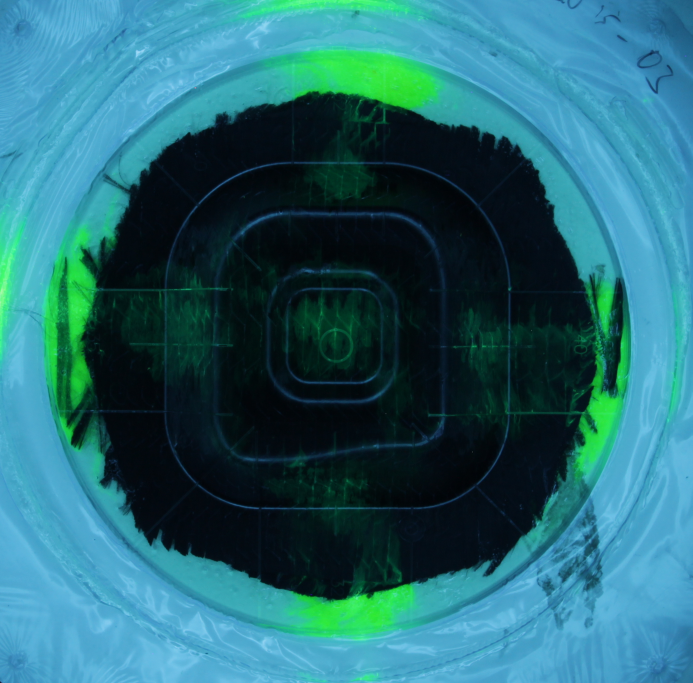
%> input picture img_process/20150714_03_cut.JPG, 2077 x 2049 px (shown at 1/3 size); its folder holds only this picture in this run
$ octave Analysis_v3.m   (GNU Octave 9; MATLAB toolbox functions it lacks are replaced by stand-ins)
%> lines starting %> are read from the running program, lines starting %| are printed output that depends on the picture
### ReadImgs.m
 function [X,img] = ReadImgs(Folder,ImgType)
%> called with Folder = 'img_process', ImgType = '*.JPG'
 %   JM: 16.07.2015
 %   Laden aller Bilder im Entsprechenden Ordner

    Imgsdir = dir([Folder '/' ImgType]);

    for i = 1:length(Imgsdir)
    img{i} = imread([Folder '/' Imgsdir(i).name]);
    end

    X = length(Imgsdir);

end

### ReduceImgs.m
function [ Output_ImageArray ] = ReduceImgs( Input_ImageArray, px_length )
%ReduceImgs Summary of this function goes here
%   JM: 16.07.2015
%   Bilder Kleinrechnen. L鋘gste Kante wird angegeben. Verh鋖tnis bleibt
%   bestehen!

%Preallocate Memory!
%Output_ImageArray = zeros()

for i=1:length(Input_ImageArray)
N1 = px_length;
[height, width, ~] = size(Input_ImageArray(i));
N2 = N1*height/width;
N2 = uint64(N2);
Output_ImageArray{i} = imresize(Input_ImageArray{i}, [N2 N1], 'lanczos3'); %Resize Picture
end

end

### GeneratePlot.m
function [] = GeneratePlot( Input )
%GeneratePlot Summary of this function goes here
%   JM: 16.07.2015
%   Generiert Vergleichsplot aller 黚ergebenen Matrixen in der
%   Bilddarstellung

    [vertikal_number, horizontal_number] = size(Input);

    figure;

    for i = 1:vertikal_number
        for j = 1:horizontal_number
            subplot(vertikal_number, horizontal_number,j+i*4-4);
            imagesc(cell2mat(Input(i,j)));
            axis equal;
        end
    end

end

### Analysis_v3.m
% Johannes Maierhofer       TIP         09.07.2015
% Ergaenzung PBockelmann Idealimpraegnierung 12.07.2015
% Anpassung PBockelmann an Versuche vom 14.07.2015
% JM: 16.07.2015 - Speicherung der Werte als .mat-file
%                - Bilder in Array. Dynamische Anpassung der Bildanzahl
%                - kleine Verbesserungen
%               - ToDo:         - Bildname mitnehmen,
%                                   um Ergebnisse eindeutig
%                               - Barplots - Funktion
%                               - Globalen Wert definieren
%                               - Positionscharakteristic aufnehmen


clear all;
clc;

%% Parameter

 Folder_images = 'img_process';
 Folder_results = 'results';
 ImgType = '*.JPG';

 % QKleinrechnen = input('Bilder Kleinrechnen? 0 = Nein, 1 = Ja ');
 QKleinrechnen = 1;
 max_px_width = 2048;

 hueThresholdLow = 0.25; %Einstellung Johannes: 0.25 - 0.45
 hueThresholdHigh = 0.5;
%% Bild einlesen, (Kleinrechnen)
[Number_imgs, ImageArray] = ReadImgs(Folder_images,ImgType);
%> Number_imgs = 1; ImageArray = 1 item
if QKleinrechnen == 1
ImageArray = ReduceImgs(ImageArray, max_px_width);
%> the loop in ReduceImgs, `for i=1:length(Input_ImageArray)` made 1 pass
%> (N1, height, width, N2) on pass 1: (2048, 1, 1, 2048)
end

%% Convert RGB image to HSV
% Extract out the H, S, and V images individually

%ToDo: Preallocate Memory

for i = 1:Number_imgs
hsvImageArray{i} = rgb2hsv(ImageArray{i});
hImageArray{i} = hsvImageArray{i}(:,:,1);
sImageArray{i} = hsvImageArray{i}(:,:,2);
vImageArray{i} = hsvImageArray{i}(:,:,3);
end
%> this loop made 1 pass
%> after the loop, hImageArray = 1 item; hsvImageArray = 1 item; sImageArray = 1 item; vImageArray = 1 item


    % Maskieren der interessanten Bereiche

    for i = 1:Number_imgs
    hueMask{i} = (hImageArray{i} >= hueThresholdLow) & (hImageArray{i} <= hueThresholdHigh);
    hs_Value{i} = hueMask{i}.*(ones(size(hImageArray{i}))-sImageArray{i});
    end
%> after the loop, hs_Value = 1 item; hueMask = 1 item

    %% Darstellung der eingelesenen Bilder
    %% Vergleichsfl鋍hen ermitteln

    GeneratePlot([ImageArray; hueMask; hs_Value]);
%> in GeneratePlot, `[vertikal_number, horizontal_number] = size(Input);`: vertikal_number = 3; horizontal_number = 1
%> the loop in GeneratePlot, `for i = 1:vertikal_number` made 3 passes
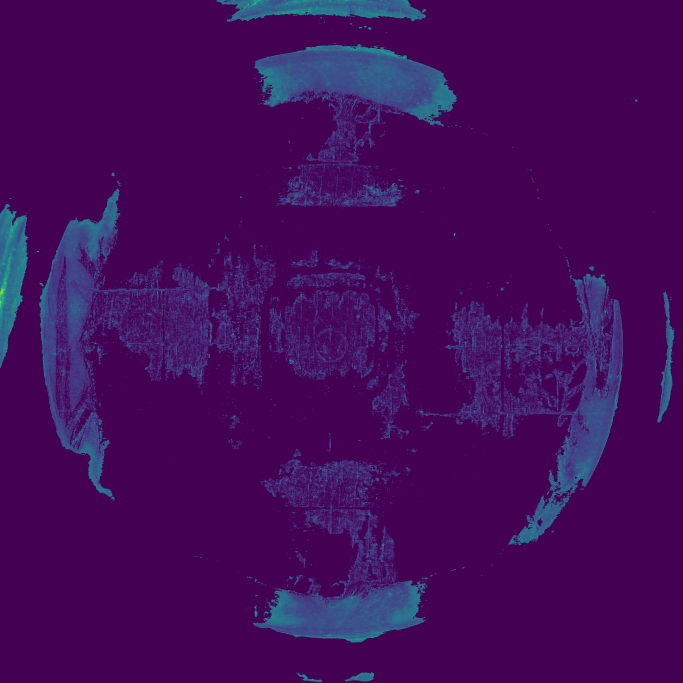
%> displayed picture: size 2048x2048x3, on the screen's scale of 0 to 255 (shown at 1/3 size); mean R, G, B 67.1, 11.9, 91.6

    display('Erstes Bild zum Einzeichnen der Ellipse markieren');
    display('Weiter mit beliebiger Taste');
    pause;

    for i = 1:Number_imgs
%> (the run ends here)

$ run again, on img_process/20150714_04_cut.JPG
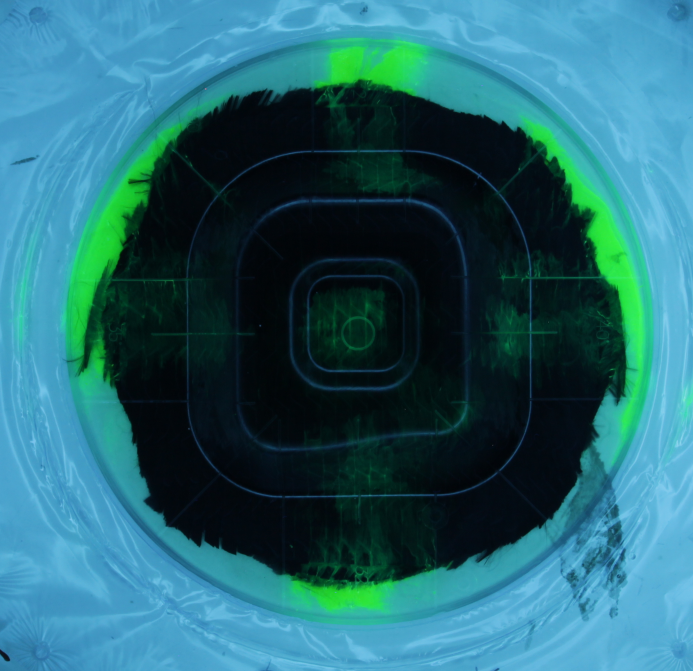
%> input picture img_process/20150714_04_cut.JPG, 2079 x 2013 px (shown at 1/3 size)
%> Number_imgs = 1; ImageArray = 1 item
%> the loop in ReduceImgs, `for i=1:length(Input_ImageArray)` made 1 pass
%> (N1, height, width, N2) on pass 1: (2048, 1, 1, 2048)
%> the loop `for i = 1:Number_imgs` made 1 pass
%> vertikal_number = 3; horizontal_number = 1
%> the loop in GeneratePlot, `for i = 1:vertikal_number` made 3 passes
%> `GeneratePlot([ImageArray; hueMask; hs_Value]);`:
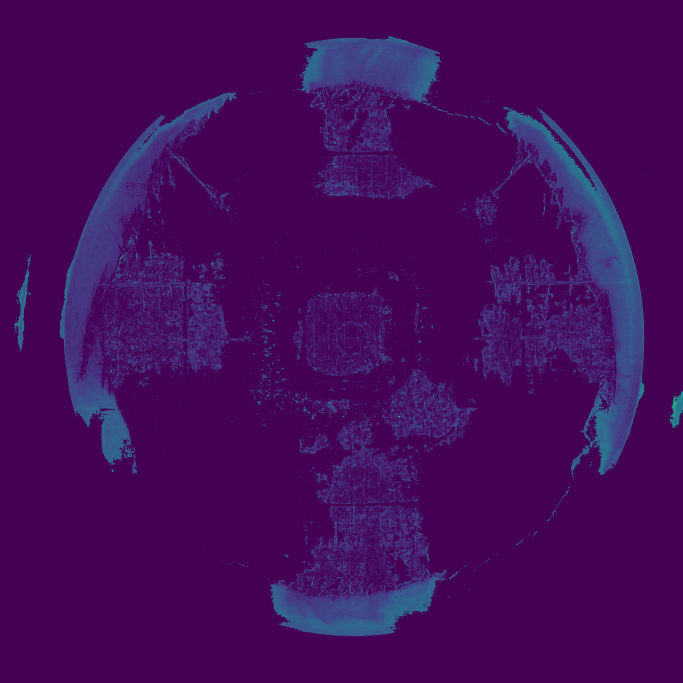
%> displayed picture: size 2048x2048x3, on the screen's scale of 0 to 255 (shown at 1/3 size); mean R, G, B 67.6, 10.9, 91.4

$ run again, on img_process/20150714_05_cut.JPG
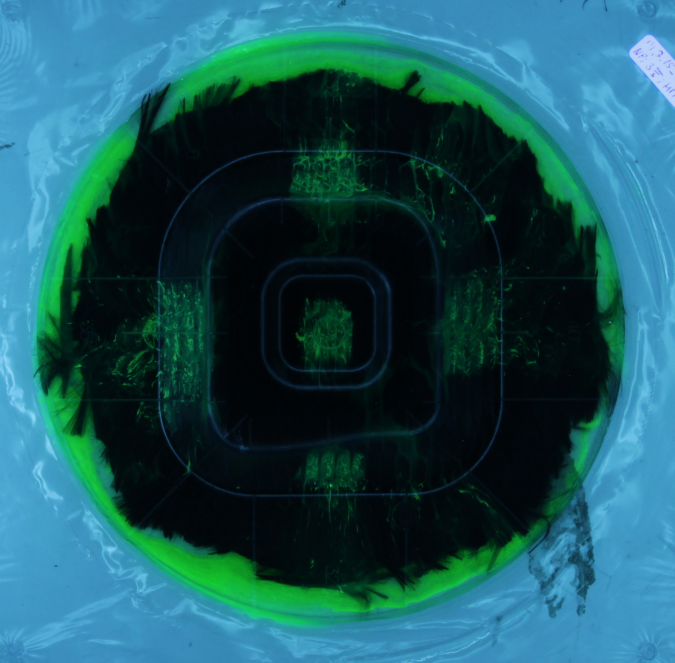
%> input picture img_process/20150714_05_cut.JPG, 2023 x 1987 px (shown at 1/3 size)
%> Number_imgs = 1; ImageArray = 1 item
%> the loop in ReduceImgs, `for i=1:length(Input_ImageArray)` made 1 pass
%> (N1, height, width, N2) on pass 1: (2048, 1, 1, 2048)
%> the loop `for i = 1:Number_imgs` made 1 pass
%> vertikal_number = 3; horizontal_number = 1
%> the loop in GeneratePlot, `for i = 1:vertikal_number` made 3 passes
%> `GeneratePlot([ImageArray; hueMask; hs_Value]);`:
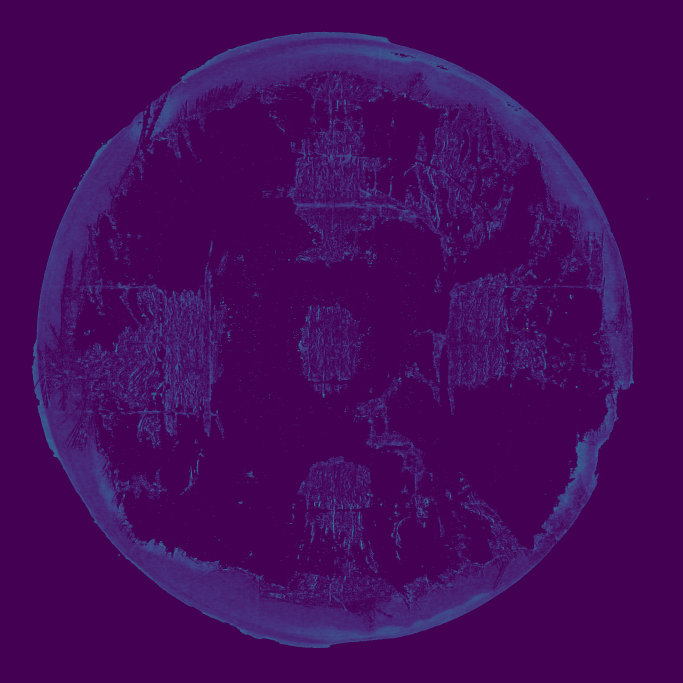
%> displayed picture: size 2048x2048x3, on the screen's scale of 0 to 255 (shown at 1/3 size); mean R, G, B 68.4, 10.3, 92
